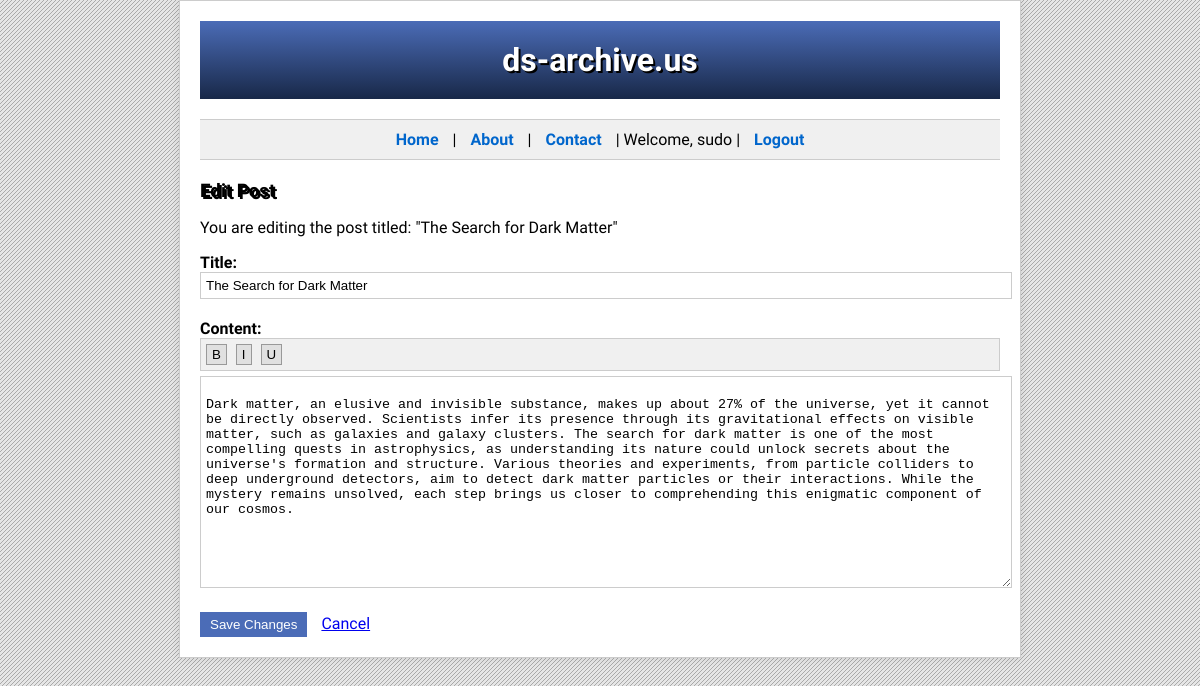
Page /api/posts/2/edit (signed in) on the committed database.
### app/db.py (models this page shows)
class BlogPost(Base):
    __tablename__ = 'blog_posts'
    id = Column(Integer, primary_key=True)
    title = Column(String(100), nullable=False)
    content = Column(String(1000), nullable=False)
    author = Column(String(50), nullable=False)
    created_at = Column(DateTime, default=datetime.utcnow)
    comments = relationship('Comment', back_populates='post')

### app/routes.py (the view, shortened to what this page needs)
@api.route("/posts/<int:post_id>/edit", methods=["GET", "POST"])
def edit_post(post_id):
    current_user = session.get('user_email')
    post = db.get_post(post_id)
    if post.author != current_user:
        return jsonify({"message": "Unauthorized action"}), 403
    if request.method == 'GET':
        return render_template('edit_post.html', post=post, user=current_user)

### app/db.py (called while the page is built)
    def get_post(self, post_id):
        return self.session.query(BlogPost).filter_by(id=post_id).one_or_none()

### app/templates/edit_post.html (shortened to what this page needs)
<!DOCTYPE html>
<html lang="en">
<head>
</head>
<body>
    <div class="container">
        <header>
            <h1>ds-archive.us</h1>
        </header>
        <nav>
            <a href="#">Home</a> |
            <a href="#">About</a> |
            <a href="#">Contact</a> |
            {% if user %}
                <span>Welcome, {{ user.split('@')[0] }}</span> |
                <a href="{{ url_for('api.logout') }}">Logout</a>
            {% else %}
                <a href="{{ url_for('api.login') }}">Login</a> |
                <a href="{{ url_for('api.register') }}">Register</a>
            {% endif %}
        </nav>
        <h3>Edit Post</h3>
        <p>You are editing the post titled: "{{ post.title }}"</p>
        <form action="{{ url_for('api.edit_post', post_id=post.id) }}" method="POST">
            <label for="title">Title:</label>
            <input type="text" id="title" name="title" value="{{ post.title }}" required>
            <label for="content">Content:</label>
            <div class="toolbar">
                <button type="button" onclick="document.execCommand('bold', false, '');">B</button>
                <button type="button" onclick="document.execCommand('italic', false, '');">I</button>
                <button type="button" onclick="document.execCommand('underline', false, '');">U</button>
            </div>
            <textarea id="content" name="content" required>{{ post.content }}</textarea>
            <div class="buttons">
                <button type="submit">Save Changes</button>
                <a href="{{ url_for('api.get_post', post_id=post.id) }}" class="buttons button">Cancel</a>
            </div>
        </form>
    </div>
</body>
</html>

### app/templates/edit_post.html (style rules this page uses)
body { font-family: 'Trebuchet MS', Arial, sans-serif; margin: 0; padding: 0; }
.container { width: 80%; max-width: 800px; margin: 0 auto; background-color: #ffffff; border: 1px solid #cccccc; box-shadow: 0 0 10px rgba(0,0,0,0.1); padding: 20px; }
header { background: linear-gradient(to bottom, #4b6cb7 0%, #182848 100%); color: #ffffff; padding: 20px; text-align: center; margin-bottom: 20px; }
h1, h3 { margin: 0; text-shadow: 2px 2px #000000; }
nav { background-color: #f0f0f0; border-top: 1px solid #cccccc; border-bottom: 1px solid #cccccc; padding: 10px; text-align: center; margin-bottom: 20px; }
nav a { color: #0066cc; text-decoration: none; margin: 0 10px; font-weight: bold; }
label { display: block; margin-top: 10px; font-weight: bold; }
input[type="text"], textarea { width: 100%; padding: 5px; margin-bottom: 10px; border: 1px solid #cccccc; }
textarea { height: 200px; }
.toolbar { background-color: #f0f0f0; padding: 5px; margin-bottom: 5px; border: 1px solid #cccccc; }
.toolbar button { margin-right: 5px; background-color: #e0e0e0; border: 1px solid #999999; padding: 2px 5px; }
.buttons { margin-top: 10px; }
.buttons button { margin-right: 10px; background-color: #4b6cb7; color: #ffffff; border: none; padding: 5px 10px; cursor: pointer; }

### rows in the picture
BlogPost: title "The Search for Dark Matter", content "Dark matter, an elusive and invisible substance, makes up about 27% of the universe, yet it cannot be directly observed. Scientists infer its presence through its gravitational effects on visible matter, such as galaxies and galaxy clusters. The search for dark matter is one of the most compelling quests in astrophysics, as understanding its nature could unlock secrets about the universe's formation and structure. Various theories and experiments, from particle colliders to deep underground detectors, aim to detect dark matter particles or their interactions. While the mystery remains unsolved, each step brings us closer to comprehending this enigmatic component of our cosmos."

### other values in the picture
{{ user.split('@')[0] }} "sudo"
